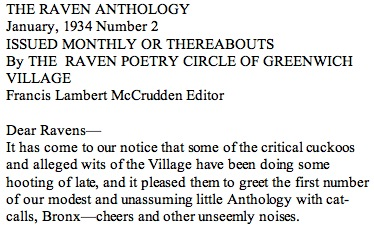
#> input picture test-image.jpg, 374 x 237 px
$ python character_extraction.py test-image.jpg convert.png   (Python 2 division)   (older library calls are emulated)
#> lines starting #> are read from the running program, lines starting #| are printed output that depends on the picture; after the words box and inside, x2 and y2 are one past the last pixel; in counts of white or black regions, pixels touching at a corner belong together
from PIL import Image
import sys

###################################################################
#
# References used:
#
# * Useful PIL handbook
#   http://www.pythonware.com/media/data/pil-handbook.pdf
#
# * How to convert to black & white using PIL
#   http://stackoverflow.com/questions/9506841/using-python-pil-to-turn-a-rgb-image-into-a-pure-black-and-white-image
#
# * How to expand the canvas without resizing
#   http://stackoverflow.com/questions/1572691/in-python-python-image-library-1-1-6-how-can-i-expand-the-canvas-without-resiz
#
####################################################################

resize_to = 20

class ProcessedImage(object):
    def __init__(self, file):
#> called with file = 'test-image.jpg'
        self.image = Image.open(file).convert('1')
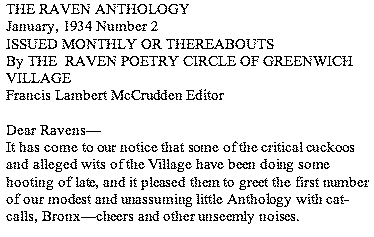
#> self.image: PIL image 374x237 1; 89.8% white; black in thin lines or dots
        self.pixels = self.image.load()
        self.width, self.height = self.image.size
#> self.width = 374; self.height = 237
        self.space = Image.new('1', size = (resize_to, resize_to), color = 255)
#> self.space: PIL image 20x20 1; every value is 1

    ####################################################################
    # Returns an array of the lines of text in a scanned document
    ####################################################################
    def get_lines(self):
        # determines whether a row has only white pixels
        def row_blank(y):
            for x in range(self.width):
                if self.pixels[x,y] != 255:
                    return False
            return True

        # store lower & upper bounds for each line of text
        lower, upper = None, None
        # keep track of whether previous row was blank
        prev_blank = True
        # list of images lines of text
        lines = []

        for y in range(self.height):
            # if the row is blank but the previous row was not blank,
            # then we've found the end of a line
            if row_blank(y):
                if not prev_blank:
                    lower = y
                prev_blank = True
            # if the row is not blank but the previous row was blank,
            # then we've found the start of a line
            else:
                if prev_blank:
                    upper = y
                    saved = False
                prev_blank = False
            # if the lower bound is lower than the upper bound,
            # then we've finished identifying a new line, so we copy it
            if lower > upper and not saved:
                box = (0, upper, self.width, lower)
                copy = self.image.crop(box)
                lines.append(copy)
                saved = True
#> after the loop, lines = []
        return lines

    ####################################################################
    # Returns an array of the characters in a scanned document
    ####################################################################
    def get_chars(self):
        # determines whether a column has only white pixels
        # [5 lines left out: function col_blank, not called in this run]

        # returns a copy of the box with the given boundaries
        def copy(left, top, right, bottom):
            box = (left, top, right, bottom)
            return line.crop(box)

        # splits a line of text into separate characters
        # [44 lines left out: function split_line, not called in this run]

        lines = self.get_lines()
        chars = []

        # iterates through every line, splits into chars, builds flat list of chars
        for line in lines:
            line_chars = split_line(line)
            for char in line_chars:
                chars.append(char)
            chars.append(self.space)
    	return chars

    ####################################################################
    # Returns array of character images resized to the desired invariant
    ####################################################################
    def resize_chars(self, new_size):
    	resizedchars = []
        # iterates through flat list of chars
        chars = self.get_chars()
        for x in chars:
        	newsize = float(new_size)
        	old_w, old_h = x.size

            # if landscape, set width to newsize
        	if old_w > old_h:
        		newwidth = new_size
        		newheight = int(old_h * (newsize / old_w))
        		new = x.resize((newwidth, newheight), Image.ANTIALIAS)
            # if portrait (or square) set height to newsize
        	else:
        		newwidth = int(old_w * (newsize / old_h))
        		newheight = new_size
        		new = x.resize((newwidth, newheight), Image.ANTIALIAS)
            # create square white canvas
        	newImage = Image.new('1', size = (new_size, new_size), color=255)
            # paste resized char into middle of canvas
        	if old_w > old_h:
        		newImage.paste(new, (0, int((newsize-newheight) / 2)))
        	else:
        		newImage.paste(new, (int((newsize - newwidth) / 2), 0))
            # add to list of resized chars
        	resizedchars.append(newImage)
        return resizedchars

    ####################################################################
    # Generates a text representation of the pixel matrix
    # See data.txt for sample output
    ####################################################################
    # [26 lines left out: function output_txt, not called in this run]

def from_command_line(input,output="char-extract-output.txt"):
    image = ProcessedImage(input)
    chars = image.resize_chars(20)
    counter = 1
    '''for char in chars:
        char.save("extracted/char" + str(counter) + ".png")
        counter += 1'''
    resize = image.resize_chars(resize_to)
    image.output_txt(resize, output, "w")
    return

# can output txt from command line prompt
if __name__ == "__main__":
    if len(sys.argv) == 2:
        from_command_line(sys.argv[1])
    elif len(sys.argv) == 3:
#> (the run stopped early here; a loop or call above may not have finished)

$ run again, on scanned.png
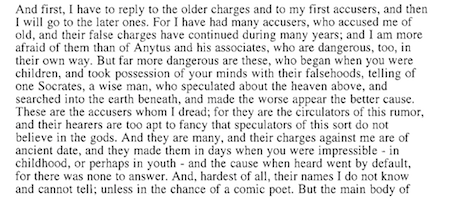
#> input picture scanned.png, 450 x 197 px
#> in __init__, `self.image = Image.open(file).convert('1')`:
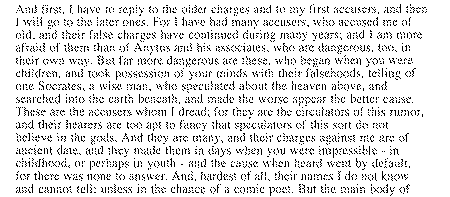
#> self.image: PIL image 450x197 1; 88.9% white; black in thin lines or dots, all inside (x1, y1, x2, y2) = (16, 4, 427, 196)
#> self.space: PIL image 20x20 1; every value is 1
#> after the loop in get_lines, `for y in range(self.height):`: lines = []
